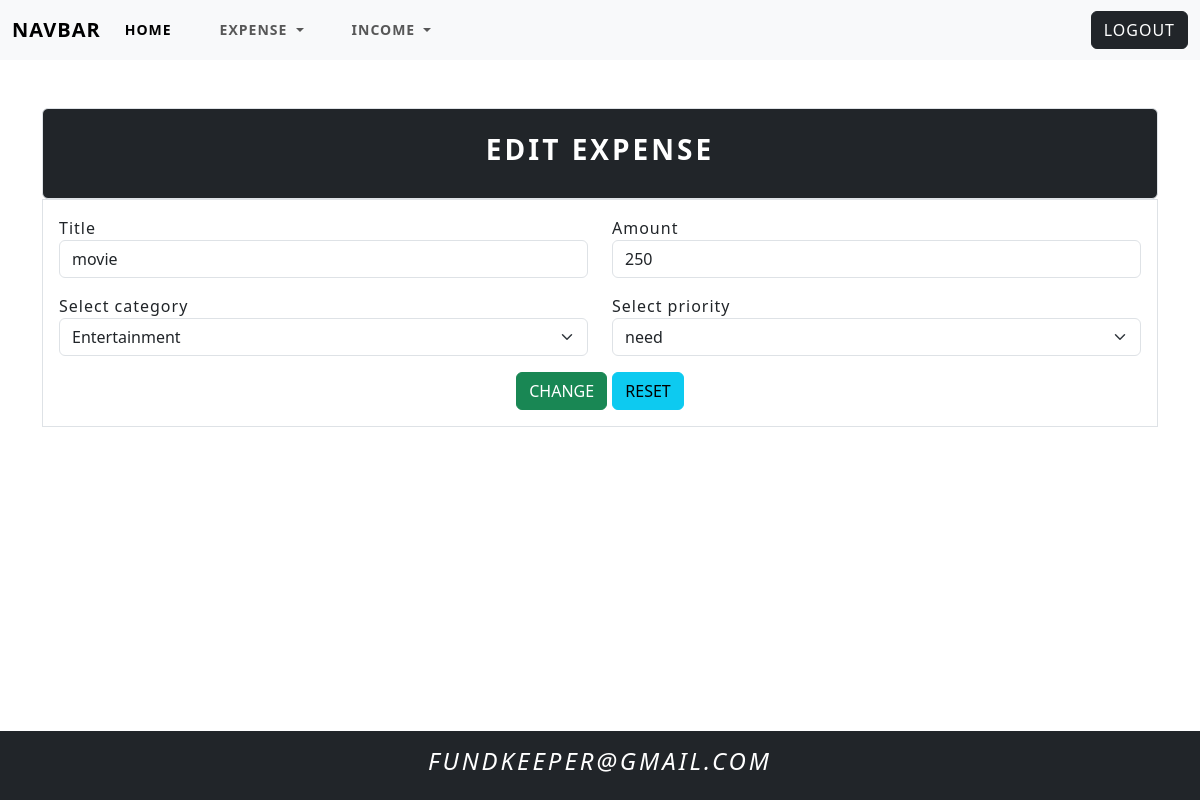
The page /expense/7/change/ (signed in) on the database its author committed.
### budget/models.py (models this page shows, shortened)
class Expense(models.Model):
    title=models.CharField(max_length=200)
    amount=models.PositiveIntegerField()
    expense_categories = (
        ("Housing", "Housing"),
        ("Transportation", "Transportation"),
        ("Food", "Food"),
        ("Health", "Health"),
        ("Entertainment", "Entertainment"),
        ("DebtPayments", "Debt Payments"),
        ("PersonalCare", "Personal Care"),
        ("Education", "Education"),
        ("Savings", "Savings"),
        ("Miscellaneous", "Miscellaneous")
    )
    category=models.CharField(max_length=200,choices=expense_categories,default="Miscellaneous")
    user_object=models.ForeignKey(User,on_delete=models.CASCADE)
    created_date=models.DateTimeField(auto_now_add=True)
    priority_options=(
        ("need","need"),
        ("want","want")
    )
    priority=models.CharField(max_length=200,choices=priority_options,default="need")

### budget/views.py (the view, shortened to what this page needs)
# urls.py: path("expense/<int:pk>/change/",views.ExpenseUpdateView.as_view(),name="expense-update"),
@method_decorator(signin_required,name="dispatch")
class ExpenseUpdateView(View):
    def get(self,request,*args,**kwargs):
        id=kwargs.get("pk")
        expense_object=Expense.objects.get(id=id)
        form_instance=ExpenseForm(instance=expense_object)
        return render(request,"expense_edit.html",{"form":form_instance})

### budget/forms.py
class ExpenseForm(forms.ModelForm):
    class Meta:
        model=Expense
        exclude=("id","created_date","user_object")
        widgets={
            "title":forms.TextInput(attrs={"class":"form-control"}),
            "amount":forms.NumberInput(attrs={"class":"form-control"}),
            "category":forms.Select(attrs={"class":"form-control form-select"}),
            "priority":forms.Select(attrs={"class":"form-control form-select"}),
        }

### budget/templates/expense_edit.html (shortened to what this page needs)
{%extends 'base.html'%}
{%block main_block%}
<div class="container mt-5">
    <div>
       <div class="bg-dark text-white p-4 border rounded">
            <h3 class="fw-bold text-center">Edit Expense</h3>
        </div>
        <form action="" method="post" class="border p-3">
            <div class="mb-3">
                <div class="row">
                 <div class="col-6">
                     <label for="">Title</label>
                     {{form.title}}
                 </div>
                 <div class="col-6">
                     <label for="">Amount</label>
                     {{form.amount}}
                 </div>
                </div>
             </div>
             <div class="mb-3">
                 <div class="row">
                  <div class="col-6">
                      <label for="">Select category</label>
                      {{form.category}}
                  </div>
                  <div class="col-6">
                      <label for="">Select priority</label>
                      {{form.priority}}
                  </div>
                 </div>
              </div>
              <div class="d-flex justify-content-center">
                <div>
                 <button type="submit" class="btn btn-success">Change</button>
                 <button type="reset" class="btn btn-info">Reset</button>
                </div>
              </div>
        </form>
    </div>
</div>
{%endblock%}

### budget/templates/base.html (shortened to what this page needs)
<!DOCTYPE html>
{%load static%}
<html lang="en">
<head>
     <link rel="stylesheet" href="{%static 'css/bootstrap.min.css'%}">
     <link href="https://cdn.jsdelivr.net/npm/bootstrap@5.3.3/dist/css/bootstrap.min.css" rel="stylesheet">
     <link rel="stylesheet" href="https://cdnjs.cloudflare.com/ajax/libs/font-awesome/6.5.2/css/all.min.css" />
     <link href="https://unpkg.com/aos@2.3.1/dist/aos.css" rel="stylesheet">
</head>
<body>
    <nav class="navbar navbar-expand-lg bg-body-tertiary">
        <div class="container-fluid">
          <a class="navbar-brand" href="#">Navbar</a>
          <div class="collapse navbar-collapse" id="navbarSupportedContent">
            <ul class="navbar-nav me-auto mb-2 mb-lg-0">
              <li class="nav-item">
                <a class="nav-link active" aria-current="page" href="{%url 'dashboard'%}">Home</a>
              </li>
              <li class="nav-item dropdown">
                <a class="nav-link dropdown-toggle" href="#" role="button" data-bs-toggle="dropdown" aria-expanded="false">
                  Expense
                </a>
              </li>
              <li class="nav-item dropdown">
                <a class="nav-link dropdown-toggle" href="#" role="button" data-bs-toggle="dropdown" aria-expanded="false">
                  Income
                </a>
              </li>
            </ul>
            <a href="{%url 'signout'%}" class="btn btn-dark">logout</a>
          </div>
        </div>
      </nav>
    {%block main_block%}
    {%endblock%}
    <footer class="bg-dark p-3 fixed-bottom mt-2">
      <h4 class="text-center text-white"><i>FundKeeper@gmail.com</i></h4>
    </footer>
</body>
</html>

### rows shown on the page
Expense: title "movie", amount "250", category "Entertainment", priority "need"
